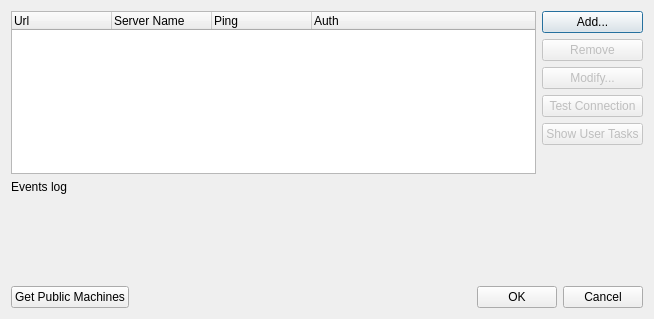
<?xml version="1.0" encoding="UTF-8"?>
<ui version="4.0">
 <class>RemoteMachineMonitorDialog</class>
 <widget class="QDialog" name="RemoteMachineMonitorDialog">
  <property name="geometry">
   <rect>
    <x>0</x>
    <y>0</y>
    <width>654</width>
    <height>319</height>
   </rect>
  </property>
  <property name="windowTitle">
   <string>Remote machine monitor</string>
  </property>
  <layout class="QGridLayout" name="gridLayout">
   <item row="0" column="0">
    <widget class="QTreeWidget" name="machinesTreeWidget">
     <property name="toolTip">
      <string>Remote machine list</string>
     </property>
     <property name="whatsThis">
      <string>&lt;!DOCTYPE HTML PUBLIC &quot;-//W3C//DTD HTML 4.0//EN&quot; &quot;http://www.w3.org/TR/REC-html40/strict.dtd&quot;&gt;
&lt;html&gt;&lt;head&gt;&lt;meta name=&quot;qrichtext&quot; content=&quot;1&quot; /&gt;&lt;style type=&quot;text/css&quot;&gt;
p, li { white-space: pre-wrap; }
&lt;/style&gt;&lt;/head&gt;&lt;body style=&quot; font-family:'MS Shell Dlg 2'; font-size:8.25pt; font-weight:400; font-style:normal;&quot;&gt;
&lt;p style=&quot; margin-top:0px; margin-bottom:0px; margin-left:0px; margin-right:0px; -qt-block-indent:0; text-indent:0px;&quot;&gt;&lt;span style=&quot; font-size:8pt;&quot;&gt;The list contains information about available UGENE remote service machines: the web-url, server name, ping and authentification status. &lt;/span&gt;&lt;/p&gt;
&lt;p style=&quot; margin-top:0px; margin-bottom:0px; margin-left:0px; margin-right:0px; -qt-block-indent:0; text-indent:0px;&quot;&gt;&lt;span style=&quot; font-size:8pt;&quot;&gt;The green &lt;/span&gt;&lt;a name=&quot;result_box&quot;&gt;&lt;/a&gt;&lt;span style=&quot; font-size:8pt;&quot;&gt;t&lt;/span&gt;&lt;span style=&quot; font-size:8pt;&quot;&gt;ick in the status means succes, red cross - fail. The question sign means that the connection with these service has not been tested yet. &lt;/span&gt;&lt;/p&gt;&lt;/body&gt;&lt;/html&gt;</string>
     </property>
     <column>
      <property name="text">
       <string>Url</string>
      </property>
     </column>
     <column>
      <property name="text">
       <string>Server Name</string>
      </property>
     </column>
     <column>
      <property name="text">
       <string>Ping</string>
      </property>
     </column>
     <column>
      <property name="text">
       <string>Auth</string>
      </property>
     </column>
    </widget>
   </item>
   <item row="0" column="1">
    <layout class="QVBoxLayout" name="verticalLayout">
     <item>
      <widget class="QPushButton" name="addPushButton">
       <property name="toolTip">
        <string>Add new UGENE remote service machine</string>
       </property>
       <property name="whatsThis">
        <string>Add new UGENE remote service machine</string>
       </property>
       <property name="text">
        <string>Add...</string>
       </property>
      </widget>
     </item>
     <item>
      <widget class="QPushButton" name="removePushButton">
       <property name="enabled">
        <bool>false</bool>
       </property>
       <property name="toolTip">
        <string>Remove UGENE remote service machine from list</string>
       </property>
       <property name="whatsThis">
        <string>Remove UGENE remote service machine from list</string>
       </property>
       <property name="text">
        <string>Remove</string>
       </property>
      </widget>
     </item>
     <item>
      <widget class="QPushButton" name="modifyPushButton">
       <property name="enabled">
        <bool>false</bool>
       </property>
       <property name="toolTip">
        <string>Modify settings of existing UGENE remote service machine</string>
       </property>
       <property name="whatsThis">
        <string>Modify settings of existing UGENE remote service machine</string>
       </property>
       <property name="text">
        <string>Modify...</string>
       </property>
      </widget>
     </item>
     <item>
      <widget class="QPushButton" name="pingPushButton">
       <property name="enabled">
        <bool>false</bool>
       </property>
       <property name="toolTip">
        <string>Test connection with selected remote machine</string>
       </property>
       <property name="whatsThis">
        <string>&lt;!DOCTYPE HTML PUBLIC &quot;-//W3C//DTD HTML 4.0//EN&quot; &quot;http://www.w3.org/TR/REC-html40/strict.dtd&quot;&gt;
&lt;html&gt;&lt;head&gt;&lt;meta name=&quot;qrichtext&quot; content=&quot;1&quot; /&gt;&lt;style type=&quot;text/css&quot;&gt;
p, li { white-space: pre-wrap; }
&lt;/style&gt;&lt;/head&gt;&lt;body style=&quot; font-family:'MS Shell Dlg 2'; font-size:8.25pt; font-weight:400; font-style:normal;&quot;&gt;
&lt;p style=&quot; margin-top:0px; margin-bottom:0px; margin-left:0px; margin-right:0px; -qt-block-indent:0; text-indent:0px;&quot;&gt;&lt;span style=&quot; font-size:8pt;&quot;&gt;The connection is tested in two steps.&lt;/span&gt;&lt;/p&gt;
&lt;p style=&quot; margin-top:0px; margin-bottom:0px; margin-left:0px; margin-right:0px; -qt-block-indent:0; text-indent:0px;&quot;&gt;&lt;span style=&quot; font-size:8pt;&quot;&gt;First a PING command is sent to remote service, then an authentification information is sent (AUTH command) and active session is started. &lt;/span&gt;&lt;/p&gt;&lt;/body&gt;&lt;/html&gt;</string>
       </property>
       <property name="text">
        <string>Test Connection</string>
       </property>
      </widget>
     </item>
     <item>
      <widget class="QPushButton" name="showTasksButton">
       <property name="enabled">
        <bool>false</bool>
       </property>
       <property name="toolTip">
        <string>Show user remote tasks statistics</string>
       </property>
       <property name="whatsThis">
        <string>Activate User Tasks dialog, to check finished and ongoing tasks status, retrieve results or delete remote tasks.</string>
       </property>
       <property name="text">
        <string>Show User Tasks</string>
       </property>
      </widget>
     </item>
     <item>
      <spacer name="verticalSpacer">
       <property name="orientation">
        <enum>Qt::Vertical</enum>
       </property>
       <property name="sizeHint" stdset="0">
        <size>
         <width>20</width>
         <height>40</height>
        </size>
       </property>
      </spacer>
     </item>
    </layout>
   </item>
   <item row="3" column="0" colspan="2">
    <layout class="QHBoxLayout" name="horizontalLayout">
     <item>
      <widget class="QPushButton" name="getPublicMachinesButton">
       <property name="toolTip">
        <string>Add available public machines to the list</string>
       </property>
       <property name="whatsThis">
        <string>Add available public machines to the list</string>
       </property>
       <property name="text">
        <string>Get Public Machines</string>
       </property>
      </widget>
     </item>
     <item>
      <spacer name="horizontalSpacer">
       <property name="orientation">
        <enum>Qt::Horizontal</enum>
       </property>
       <property name="sizeHint" stdset="0">
        <size>
         <width>40</width>
         <height>20</height>
        </size>
       </property>
      </spacer>
     </item>
     <item>
      <widget class="QPushButton" name="okPushButton">
       <property name="text">
        <string>OK</string>
       </property>
      </widget>
     </item>
     <item>
      <widget class="QPushButton" name="cancelPushButton">
       <property name="text">
        <string>Cancel</string>
       </property>
      </widget>
     </item>
    </layout>
   </item>
   <item row="2" column="0">
    <widget class="QWidget" name="logViewHolder" native="true">
     <property name="minimumSize">
      <size>
       <width>0</width>
       <height>80</height>
      </size>
     </property>
    </widget>
   </item>
   <item row="1" column="0">
    <widget class="QLabel" name="label">
     <property name="text">
      <string>Events log</string>
     </property>
    </widget>
   </item>
  </layout>
 </widget>
 <resources/>
 <connections/>
</ui>
